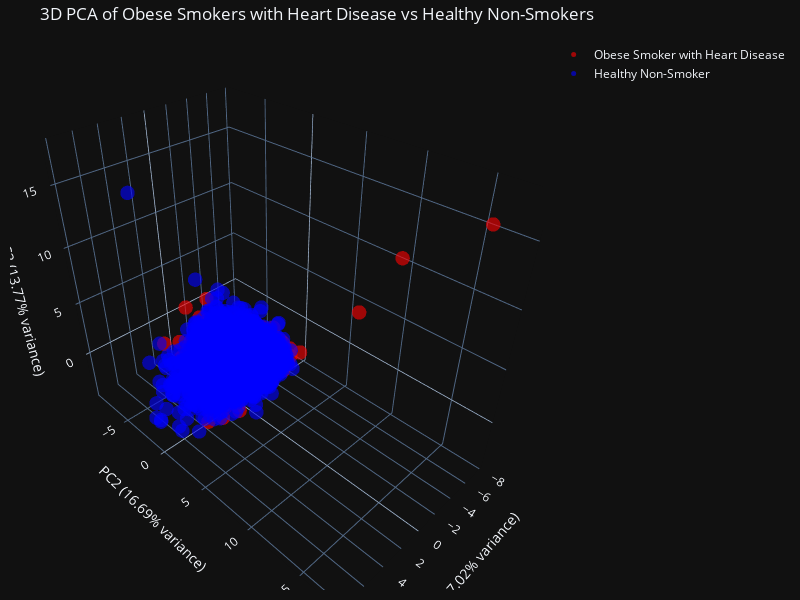

Write notebook code for a chart like this one.
### Code cell
pca_df_obese_smoker, variance_ratio_obese = apply_pca_3d(obese_smoker_heart, 'Obese Smoker with Heart Disease')
pca_df_healthy_non_smoker, variance_ratio_healthy = apply_pca_3d(healthy_non_smoker, 'Healthy Non-Smoker')

# Create interactive 3D scatter plot
fig = go.Figure()

# Add Obese Smoker with Heart Disease data with eid in hover
fig.add_trace(go.Scatter3d(
    x=pca_df_obese_smoker['PC1'],
    y=pca_df_obese_smoker['PC2'],
    z=pca_df_obese_smoker['PC3'],
    mode='markers',
    marker=dict(size=5, color='red', opacity=0.6),
    name='Obese Smoker with Heart Disease',
    hovertemplate='eid: %{customdata}<extra></extra>',
    customdata=pca_df_obese_smoker['eid']
))

# Add Healthy Non-Smoker data with eid in hover
fig.add_trace(go.Scatter3d(
    x=pca_df_healthy_non_smoker['PC1'],
    y=pca_df_healthy_non_smoker['PC2'],
    z=pca_df_healthy_non_smoker['PC3'],
    mode='markers',
    marker=dict(size=5, color='blue', opacity=0.6),
    name='Healthy Non-Smoker',
    hovertemplate='eid: %{customdata}<extra></extra>',
    customdata=pca_df_healthy_non_smoker['eid']
))

# Update layout
fig.update_layout(
    title='3D PCA of Obese Smokers with Heart Disease vs Healthy Non-Smokers',
    scene=dict(
        xaxis_title=f'PC1 ({variance_ratio_obese[0]:.2%} variance)',
        yaxis_title=f'PC2 ({variance_ratio_obese[1]:.2%} variance)',
        zaxis_title=f'PC3 ({variance_ratio_obese[2]:.2%} variance)'
    ),
    width=800,
    height=600,
    margin=dict(r=20, b=10, l=10, t=40)
)

# Show the plot
fig.show()

### Figure 1 — Plotly figure (JSON) as saved in the notebook; plotly's stock layout.template omitted (floating-point values rounded to 4 significant figures; data arrays with more than 128 entries replaced by an {"elided": "..."} marker saying what was removed)
{"data": [{"customdata": {"elided": "829 int values"}, "hovertemplate": "eid: %{customdata}<extra></extra>", "marker": {"color": "red", "opacity": 0.6, "size": 5}, "mode": "markers", "name": "Obese Smoker with Heart Disease", "x": {"elided": "829 float values"}, "y": {"elided": "829 float values"}, "z": {"elided": "829 float values"}, "type": "scatter3d"}, {"customdata": {"elided": "4784 int values"}, "hovertemplate": "eid: %{customdata}<extra></extra>", "marker": {"color": "blue", "opacity": 0.6, "size": 5}, "mode": "markers", "name": "Healthy Non-Smoker", "x": {"elided": "4784 float values"}, "y": {"elided": "4784 float values"}, "z": {"elided": "4784 float values"}, "type": "scatter3d"}], "layout": {"margin": {"r": 20, "b": 10, "l": 10, "t": 40}, "title": {"text": "3D PCA of Obese Smokers with Heart Disease vs Healthy Non-Smokers"}, "scene": {"xaxis": {"title": {"text": "PC1 (27.02% variance)"}}, "yaxis": {"title": {"text": "PC2 (16.69% variance)"}}, "zaxis": {"title": {"text": "PC3 (13.77% variance)"}}}, "width": 800, "height": 600}}
